Frame 1 (no input): blank canvas, image omitted
Frame 60 (the mouse pressed at the canvas centre just before this capture): blank canvas, image omitted
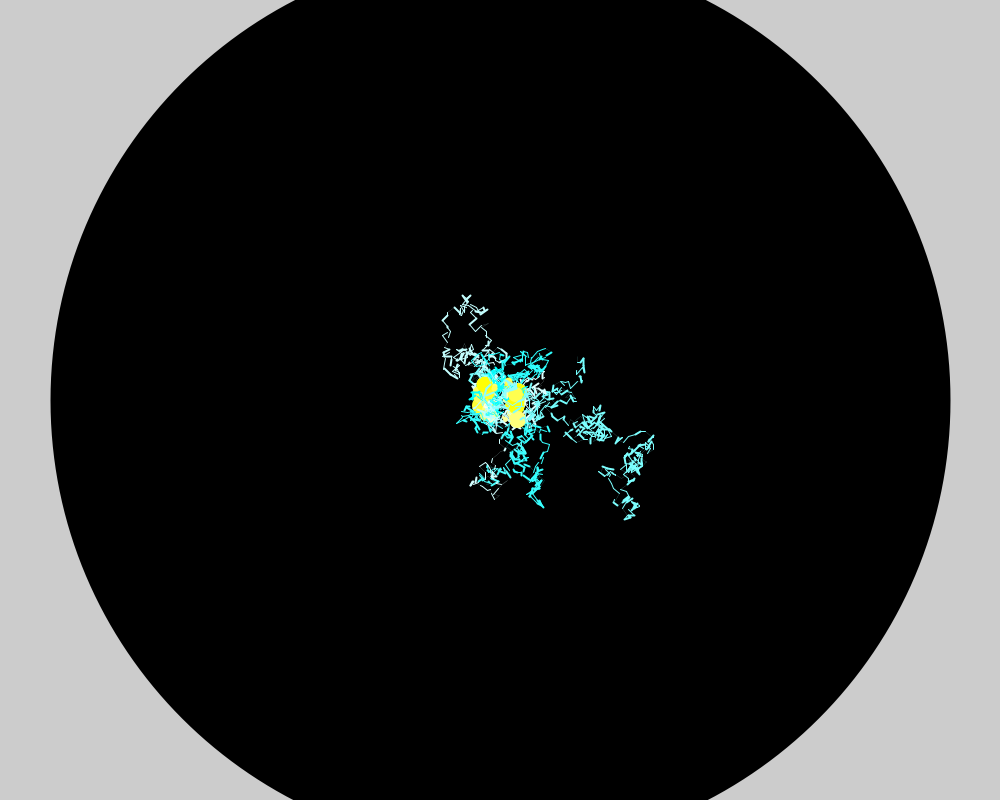
Frame 120 (the mouse held since frame 60 and released just before this capture)

The Processing sketch whose frames 1 and 60 were blank and that drew this single picture after the mouse press (run headless with seeded random() and noise(); from frame 60 on, the mouse is pressed at the canvas centre):

// Processing sketch: processing_92943
// ── processing_92943.pde

int mouseXold;
int mouseYold;
int strokeSize = 100;

void setup() {
  size(1000,800);
  smooth();
}

void draw() {
  if (mousePressed) {
    strokeWeight(calculateStroke2());
    drawSpray();
  }
  mouseXold = mouseX;
  mouseYold = mouseY;
}

void drawSpray(){
  point(mouseX, mouseY);
  
  int x1 = round(random(40))-20;
  int y1 = round(random(40))-20;
  strokeWeight(abs(x1));
  stroke(255, 255, random(255));
  point(mouseX+x1, mouseY+y1);
  drawLine();
}

void drawLine(){
  int yes = round(random(100));
  if(yes<20){
    int size = round(random(400));
    int counter = 0;
    int oldX = mouseX;
    int oldY = mouseY; 
    stroke(round(random(255)), 255, 255);
    
    while(counter < size){
      int x = oldX+(round(random(14))-7);
      int y = oldY+(round(random(14))-7);
      strokeWeight(round(random(2)));
      line(oldX,oldY,x,y);
      oldX = x;
      oldY = y;
      counter++;
    }
  }
}

int calculateStroke(){
  int newPos = mouseX+mouseY;
  int oldPos = mouseXold+mouseYold;
  int pos = abs(oldPos-newPos);
  return 10;
}

int calculateStroke2(){
  int x = abs(mouseX-mouseXold);
  int y = abs(mouseY-mouseYold);
  int pos = x+y;
  return pos;
}

int calculateStroke3() {
  float speed = abs(mouseX-mouseXold) + abs(mouseY-mouseYold);
  //stroke(speed);
  //ellipse(mouseX, mouseY, speed, speed);
  return round(speed);
}
